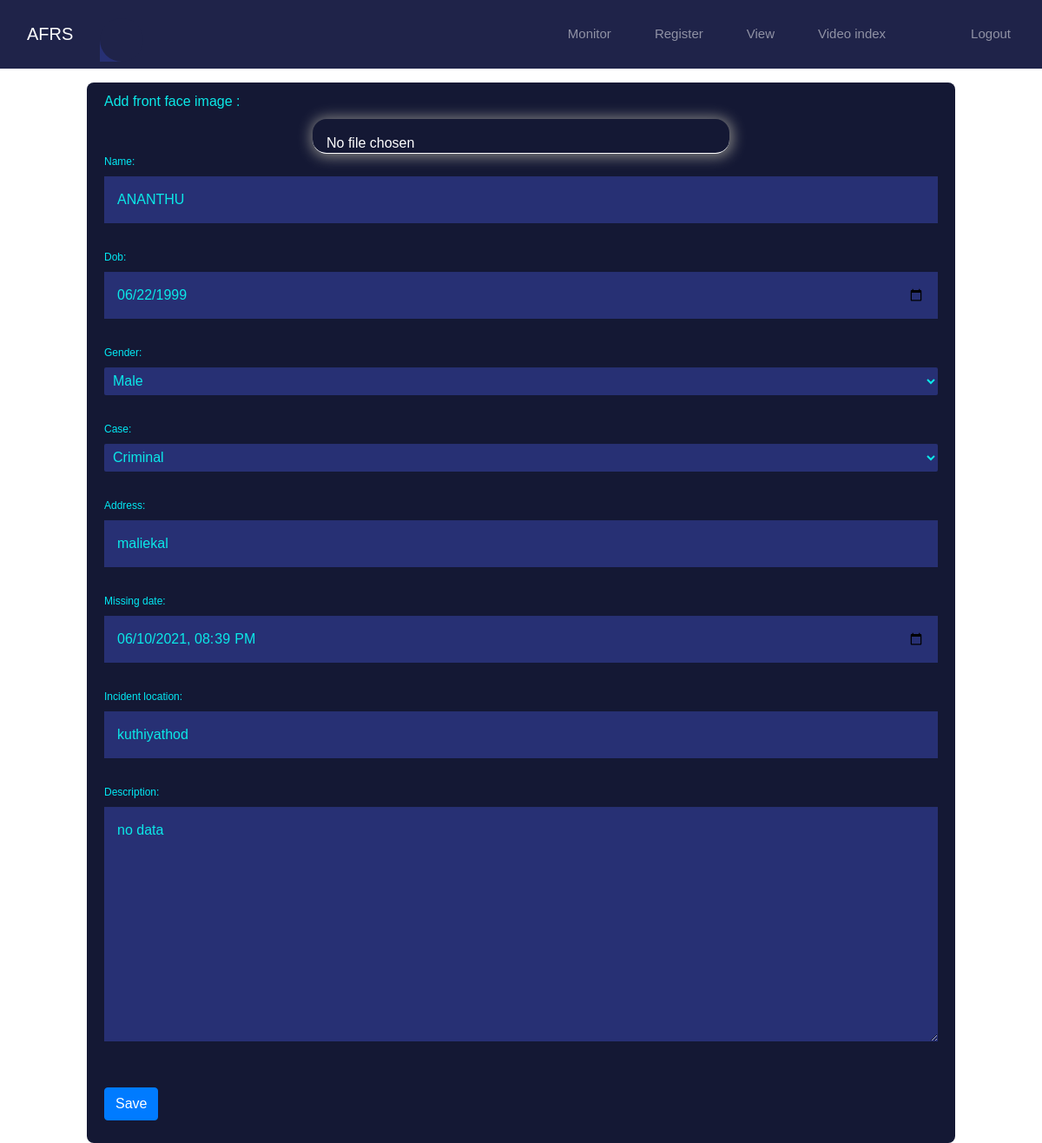
The page /update/13 (signed in) on the database its author committed.
### faceuploader/models.py (models this page shows, shortened)
class Face_image(models.Model):
    FCHOICES = (
        ('MISSING', 'Missing'),
        ('CRIMINAL', 'Criminal'),
    )
    photo = models.ImageField(upload_to="train_image")
    name = models.CharField(max_length=30)
    created = models.DateTimeField(auto_now_add=True, null=True)
    updated = models.DateTimeField(auto_now=True)
    dob = models.DateField()
    GCHOICES = (
        ('MALE', 'Male'),
        ('FEMALE', 'Female'),
    )
    gender = models.CharField(choices=GCHOICES, max_length=20, default='none')
    case = models.CharField(choices=FCHOICES, max_length=20, default='Missing')
    address = models.CharField(max_length=200, default='')
    missing_date = models.DateTimeField(default=now, blank=True)
    incident_location = models.CharField(max_length=200, default='')
    description = models.TextField(max_length=200, default='no data')

### faceuploader/views.py (the view)
# urls.py: path('update/<pk>', views.update_face_uploader,
@login_required
def update_face_uploader(request, pk):
    face_image = get_object_or_404(Face_image, pk=pk)
    if request.method == "POST":
        face_uploader_form = ImageForm(request.POST, instance=face_image)
        if face_uploader_form.is_valid():
            face_uploader_form.save()
            return redirect('faceuploader:index')
    else:
        face_uploader_form = ImageForm(instance=face_image)
    return render(
        request, 'faceuploader/create_face_uploader.html',
        {
            'face_uploader_form': face_uploader_form
        }
    )

### faceuploader/form.py
class ImageForm(forms.ModelForm):
    class Meta:
        model = Face_image
        fields = '__all__'
        labels = {'photo': 'Add front face image '}
        widgets = {
            'photo': forms.FileInput(attrs={'type': 'file'}),
            'dob': forms.DateInput(attrs={'type': 'date'}),
            'missing_date': forms.DateTimeInput(attrs={'type': 'datetime-local'})
        }

### faceuploader/templates/faceuploader/create_face_uploader.html (shortened to what this page needs)
{% extends "base.html" %}
{% load static %}
{% load crispy_forms_tags %}
{% block content %}
<form action="" method="POST" enctype="multipart/form-data" >
   <div class="form-group">
      {{ face_uploader_form}}
      <input class="btn btn-primary mt-3" type="submit" value="Save">
   </div>
</form>
{% endblock content %}

### static/style.css (style rules this page uses)
body { font-family: "Roboto", sans-serif; background: #273074; }
* { margin: 0; padding: 0; }
* { border: 0; outline: 0; }
label { color: #fffafa; }
input { font-size: 16px; color: #fff; border-bottom: 1px solid #fff; outline: none; background: transparent; }
input:focus ~ label, input:valid ~ label { left: 0; color: #03e9f4; font-size: 12px; }

### faceuploader/templates/faceuploader/create_face_uploader.html (style rules this page uses)
*, *:before, *:after { -moz-box-sizing: border-box; -webkit-box-sizing: border-box; box-sizing: border-box; }
body { font-family: 'Nunito', sans-serif; color: #384047; }
form { max-width: 1000px; margin: 10px auto; padding: 10px 20px; background: #141834; border-radius: 8px; }
input[type="text"], input[type="password"], input[type="date"], input[type="datetime"], input[type="email"], input[type="number"], input[type="search"], input[type="tel"], input[type="time"], input[type="url"], textarea, select,#id_missing_date { background: rgba(255,255,255,0.1); border: none; font-size: 16px; height: auto; margin: 0; outline: 0; padding: 15px; width: 100%; background-color: #273074; color: #0BE9E8; box-shadow: 0 1px 0 rgba(0,0,0,0.03) inset; margin-bottom: 30px; }
label { color: #0BE9E8; }
select { padding: 6px; height: 32px; border-radius: 2px; }
label { display: block; margin-bottom: 8px; }
@media screen and (min-width: 1000px) { form { max-width: 1000px; } }
#id_photo { width: 50%; height: 40px; display: flex; justify-content: center; text-align: center; align-items: center; margin-left: auto; margin-right: auto; padding: 1rem; border-radius: 1rem; color: white; font-family: sans-serif; transition: all .5s; box-shadow: 1px 1px 15px 3px gray; }
:root { height:100%; }

### rows shown on the page
Face_image: name "ANANTHU", dob "06/22/1999", gender "Male", case "Criminal", address "maliekal", missing_date "06/10/2021 20:39", incident_location "kuthiyathod", description "no data"
